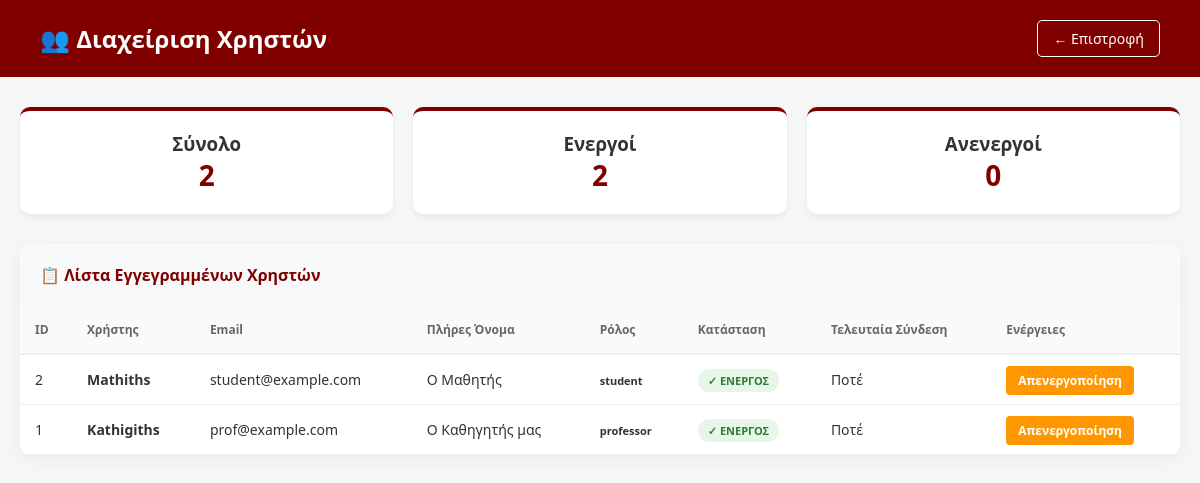
/users.php (signed in), run on the app's committed database.
### tables this page shows
CREATE TABLE users (
    user_id INT AUTO_INCREMENT PRIMARY KEY,
    username VARCHAR(50) NOT NULL UNIQUE,
    email VARCHAR(100) NOT NULL UNIQUE,
    password VARCHAR(255) NOT NULL,
    full_name VARCHAR(100),
    role_id INT NOT NULL,
    is_active TINYINT(1) DEFAULT 1,
    created_at TIMESTAMP DEFAULT CURRENT_TIMESTAMP,
    last_login TIMESTAMP NULL,
    FOREIGN KEY (role_id) REFERENCES roles(role_id) ON DELETE RESTRICT
);

CREATE TABLE roles (
    role_id INT AUTO_INCREMENT PRIMARY KEY,
    role_name VARCHAR(50) NOT NULL UNIQUE,
    role_description VARCHAR(255),
    created_at TIMESTAMP DEFAULT CURRENT_TIMESTAMP
);

### config.php (called while the page is built, shortened)
<?php
function executeQuery($connection, $query) {
    $result = mysqli_query($connection, $query);
    return $result;
}
?>

### users.php (the view, shortened to what this page needs)
<?php
require_once 'config.php';
$total_q = executeQuery($connection, "SELECT COUNT(*) as total FROM users");
$total_users = mysqli_fetch_assoc($total_q)['total'];
$active_q = executeQuery($connection, "SELECT COUNT(*) as active FROM users WHERE is_active = 1");
$active_users = mysqli_fetch_assoc($active_q)['active'];
$inactive_users = $total_users - $active_users;
$users_query = "
    SELECT u.*, r.role_name
    FROM users u
    INNER JOIN roles r ON u.role_id = r.role_id
    ORDER BY u.created_at DESC
";
$users_result = executeQuery($connection, $users_query);
?>
<!DOCTYPE html>
<html lang="el">
<head>
</head>
<body>
<header>
    <h2>👥 Διαχείριση Χρηστών</h2>
    <a href="dashboard.php" class="btn-back">← Επιστροφή</a>
</header>
<div class="container">
    <div class="stats-container">
        <div class="stat-card"><h3>Σύνολο</h3><p><?php echo $total_users; ?></p></div>
        <div class="stat-card"><h3>Ενεργοί</h3><p><?php echo $active_users; ?></p></div>
        <div class="stat-card"><h3>Ανενεργοί</h3><p><?php echo $inactive_users; ?></p></div>
    </div>
    <div class="table-box">
        <div class="table-header">📋 Λίστα Εγγεγραμμένων Χρηστών</div>
        <table>
            <thead>
                <tr>
                    <th>ID</th>
                    <th>Χρήστης</th>
                    <th>Email</th>
                    <th>Πλήρες Όνομα</th>
                    <th>Ρόλος</th>
                    <th>Κατάσταση</th>
                    <th>Τελευταία Σύνδεση</th>
                    <th>Ενέργειες</th>
                </tr>
            </thead>
            <tbody>
                <?php while($user = mysqli_fetch_assoc($users_result)): ?>
                <tr>
                    <td><?php echo $user['user_id']; ?></td>
                    <td><strong><?php echo $user['username']; ?></strong></td>
                    <td><?php echo $user['email']; ?></td>
                    <td><?php echo $user['full_name']; ?></td>
                    <td><span style="font-size: 11px; font-weight: bold;"><?php echo $user['role_name']; ?></span></td>
                    <td>
                        <?php if($user['is_active']): ?>
                            <span class="status-badge active-badge">✓ ΕΝΕΡΓΟΣ</span>
                        <?php else: ?>
                            <span class="status-badge inactive-badge">✘ ΑΠΕΝΕΡΓΟΠΟΙΗΜΕΝΟΣ</span>
                        <?php endif; ?>
                    </td>
                    <td><?php echo $user['last_login'] ? date('d/m/Y H:i', strtotime($user['last_login'])) : 'Ποτέ'; ?></td>
                    <td>
                        <?php if($user['is_active']): ?>
                            <a href="users.php?action=deactivate&user_id=<?php echo $user['user_id']; ?>" class="btn-action btn-deactivate">Απενεργοποίηση</a>
                        <?php else: ?>
                            <a href="users.php?action=activate&user_id=<?php echo $user['user_id']; ?>" class="btn-action btn-activate">Ενεργοποίηση</a>
                        <?php endif; ?>
                    </td>
                </tr>
                <?php endwhile; ?>
            </tbody>
        </table>
    </div>
</div>
</body>
</html>

### users.php (style rules this page uses)
* { margin: 0; padding: 0; box-sizing: border-box; }
body { font-family: 'Segoe UI', Arial, sans-serif; background: #f4f7f6; color: #333; }
header { background: #800000; color: white; padding: 20px 40px; display: flex; justify-content: space-between; align-items: center; }
.btn-back { text-decoration: none; color: white; border: 1px solid white; padding: 8px 15px; border-radius: 5px; font-size: 14px; }
.container { max-width: 1200px; margin: 30px auto; padding: 0 20px; }
.stats-container { display: grid; grid-template-columns: repeat(3, 1fr); gap: 20px; margin-bottom: 30px; }
.stat-card { background: white; padding: 20px; border-radius: 10px; text-align: center; border-top: 4px solid #800000; box-shadow: 0 4px 6px rgba(0,0,0,0.05); }
.stat-card p { font-size: 28px; font-weight: bold; color: #800000; }
.table-box { background: white; border-radius: 10px; overflow: hidden; box-shadow: 0 4px 15px rgba(0,0,0,0.05); }
.table-header { background: #f8f9fa; padding: 20px; color: #800000; font-weight: bold; }
table { width: 100%; border-collapse: collapse; }
th { background: #fafafa; padding: 15px; text-align: left; font-size: 12px; color: #666; border-bottom: 2px solid #eee; }
td { padding: 15px; border-bottom: 1px solid #eee; font-size: 14px; }
.status-badge { padding: 4px 10px; border-radius: 20px; font-size: 11px; font-weight: bold; }
.active-badge { background: #e8f5e9; color: #2e7d32; }
.btn-action { padding: 6px 12px; border-radius: 4px; font-size: 12px; font-weight: bold; text-decoration: none; color: white; transition: 0.3s; }
.btn-deactivate { background: #ff9800; }

### data on the page
users: user_id "2", username "Mathiths", email "student@example.com", full_name "Ο Μαθητής", role.role_name "student", is_active "✓ ΕΝΕΡΓΟΣ", shows "Ποτέ"
users: user_id "1", username "Kathigiths", email "prof@example.com", full_name "Ο Καθηγητής μας", role.role_name "professor", is_active "✓ ΕΝΕΡΓΟΣ", shows "Ποτέ"

### other printed values
$total_users "2"
$active_users "2"
$inactive_users "0"
